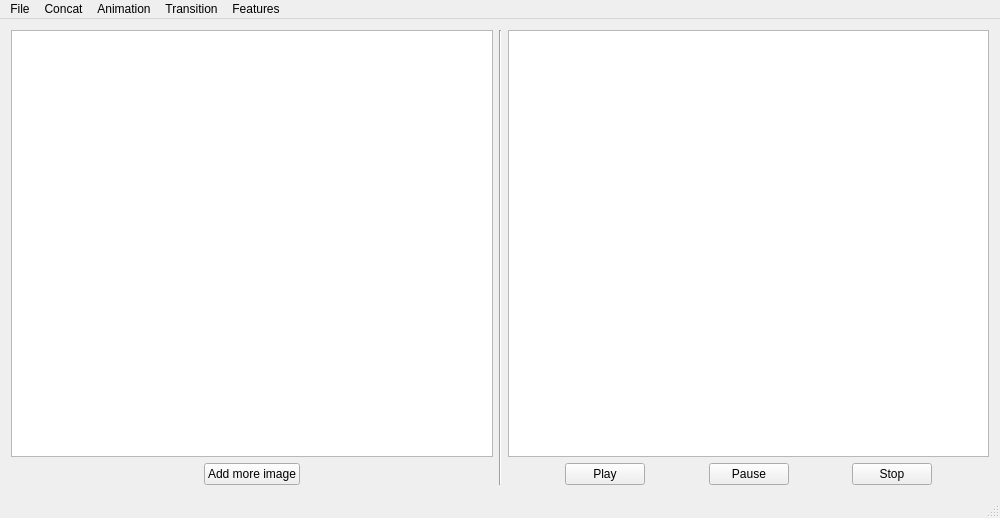
<?xml version="1.0" encoding="UTF-8"?>
<ui version="4.0">
 <class>MainWindow</class>
 <widget class="QMainWindow" name="MainWindow">
  <property name="geometry">
   <rect>
    <x>0</x>
    <y>0</y>
    <width>1000</width>
    <height>518</height>
   </rect>
  </property>
  <property name="windowTitle">
   <string>MainWindow</string>
  </property>
  <property name="tabShape">
   <enum>QTabWidget::Rounded</enum>
  </property>
  <widget class="QWidget" name="centralWidget">
   <layout class="QGridLayout" name="gridLayout">
    <item row="0" column="0">
     <layout class="QHBoxLayout" name="horizontalLayout_4">
      <property name="spacing">
       <number>6</number>
      </property>
      <item>
       <layout class="QVBoxLayout" name="verticalLayout_2">
        <item>
         <widget class="QGraphicsView" name="imageView"/>
        </item>
        <item>
         <layout class="QHBoxLayout" name="horizontalLayout_3">
          <item>
           <spacer name="horizontalSpacer_3">
            <property name="orientation">
             <enum>Qt::Horizontal</enum>
            </property>
            <property name="sizeHint" stdset="0">
             <size>
              <width>40</width>
              <height>20</height>
             </size>
            </property>
           </spacer>
          </item>
          <item>
           <widget class="QPushButton" name="inputImageViewAdd">
            <property name="text">
             <string>Add more image</string>
            </property>
           </widget>
          </item>
          <item>
           <spacer name="horizontalSpacer_4">
            <property name="orientation">
             <enum>Qt::Horizontal</enum>
            </property>
            <property name="sizeHint" stdset="0">
             <size>
              <width>40</width>
              <height>20</height>
             </size>
            </property>
           </spacer>
          </item>
         </layout>
        </item>
       </layout>
      </item>
      <item>
       <widget class="Line" name="line">
        <property name="orientation">
         <enum>Qt::Vertical</enum>
        </property>
       </widget>
      </item>
      <item>
       <layout class="QVBoxLayout" name="verticalLayout">
        <item>
         <widget class="QGraphicsView" name="outputImageView"/>
        </item>
        <item>
         <layout class="QHBoxLayout" name="horizontalLayout_2">
          <item>
           <spacer name="horizontalSpacer_5">
            <property name="orientation">
             <enum>Qt::Horizontal</enum>
            </property>
            <property name="sizeHint" stdset="0">
             <size>
              <width>40</width>
              <height>20</height>
             </size>
            </property>
           </spacer>
          </item>
          <item>
           <widget class="QPushButton" name="outputImageViewPlay">
            <property name="text">
             <string>Play</string>
            </property>
           </widget>
          </item>
          <item>
           <spacer name="horizontalSpacer_2">
            <property name="orientation">
             <enum>Qt::Horizontal</enum>
            </property>
            <property name="sizeHint" stdset="0">
             <size>
              <width>40</width>
              <height>20</height>
             </size>
            </property>
           </spacer>
          </item>
          <item>
           <widget class="QPushButton" name="outputImageViewPause">
            <property name="text">
             <string>Pause</string>
            </property>
           </widget>
          </item>
          <item>
           <spacer name="horizontalSpacer">
            <property name="orientation">
             <enum>Qt::Horizontal</enum>
            </property>
            <property name="sizeHint" stdset="0">
             <size>
              <width>40</width>
              <height>20</height>
             </size>
            </property>
           </spacer>
          </item>
          <item>
           <widget class="QPushButton" name="outputImageViewStop">
            <property name="text">
             <string>Stop</string>
            </property>
           </widget>
          </item>
          <item>
           <spacer name="horizontalSpacer_6">
            <property name="orientation">
             <enum>Qt::Horizontal</enum>
            </property>
            <property name="sizeHint" stdset="0">
             <size>
              <width>40</width>
              <height>20</height>
             </size>
            </property>
           </spacer>
          </item>
         </layout>
        </item>
       </layout>
      </item>
     </layout>
    </item>
   </layout>
  </widget>
  <widget class="QMenuBar" name="menuBar">
   <property name="geometry">
    <rect>
     <x>0</x>
     <y>0</y>
     <width>1000</width>
     <height>21</height>
    </rect>
   </property>
   <widget class="QMenu" name="menuFile">
    <property name="title">
     <string>File</string>
    </property>
   </widget>
   <widget class="QMenu" name="menuEffects">
    <property name="title">
     <string>Concat</string>
    </property>
    <addaction name="hConcat"/>
    <addaction name="vConcat"/>
    <addaction name="triConcat"/>
   </widget>
   <widget class="QMenu" name="menuAnimation">
    <property name="title">
     <string>Animation</string>
    </property>
    <widget class="QMenu" name="hAnimation">
     <property name="title">
      <string>H Animation</string>
     </property>
     <addaction name="hAnimation_Left_In"/>
     <addaction name="hAnimation_Right_In"/>
     <addaction name="hAnimation_Left_Out"/>
     <addaction name="hAnimation_Right_Out"/>
    </widget>
    <widget class="QMenu" name="vAnimation">
     <property name="title">
      <string>V Animation</string>
     </property>
     <addaction name="vAnimation_Top_In"/>
     <addaction name="vAnimation_Bottom_In"/>
     <addaction name="vAnimation_Top_Out"/>
     <addaction name="vAnimation_Bottom_Out"/>
    </widget>
    <addaction name="hAnimation"/>
    <addaction name="vAnimation"/>
   </widget>
   <widget class="QMenu" name="menuTtansition">
    <property name="title">
     <string>Transition</string>
    </property>
    <addaction name="transition"/>
    <addaction name="rectTransfer"/>
   </widget>
   <widget class="QMenu" name="menuFeatures">
    <property name="title">
     <string>Features</string>
    </property>
    <addaction name="features_SLIC"/>
   </widget>
   <addaction name="menuFile"/>
   <addaction name="menuEffects"/>
   <addaction name="menuAnimation"/>
   <addaction name="menuTtansition"/>
   <addaction name="menuFeatures"/>
  </widget>
  <widget class="QStatusBar" name="statusBar"/>
  <action name="hConcat">
   <property name="text">
    <string>hConcat</string>
   </property>
  </action>
  <action name="vConcat">
   <property name="text">
    <string>vConcat</string>
   </property>
  </action>
  <action name="triConcat">
   <property name="text">
    <string>triConcat</string>
   </property>
  </action>
  <action name="hAnimation_Left_In">
   <property name="text">
    <string>Left In</string>
   </property>
  </action>
  <action name="hAnimation_Right_In">
   <property name="text">
    <string>Right In</string>
   </property>
  </action>
  <action name="hAnimation_Left_Out">
   <property name="text">
    <string>Left Out</string>
   </property>
  </action>
  <action name="hAnimation_Right_Out">
   <property name="text">
    <string>Right Out</string>
   </property>
  </action>
  <action name="vAnimation_Top_In">
   <property name="text">
    <string>Up In</string>
   </property>
  </action>
  <action name="vAnimation_Bottom_In">
   <property name="text">
    <string>Bottom In</string>
   </property>
  </action>
  <action name="vAnimation_Top_Out">
   <property name="text">
    <string>Up Out</string>
   </property>
  </action>
  <action name="vAnimation_Bottom_Out">
   <property name="text">
    <string>Bottom Out</string>
   </property>
  </action>
  <action name="transition">
   <property name="text">
    <string>Transparent</string>
   </property>
  </action>
  <action name="rectTransfer">
   <property name="text">
    <string>Rect Transition</string>
   </property>
  </action>
  <action name="features_SLIC">
   <property name="text">
    <string>SLIC</string>
   </property>
  </action>
 </widget>
 <layoutdefault spacing="6" margin="11"/>
 <resources/>
 <connections/>
</ui>
